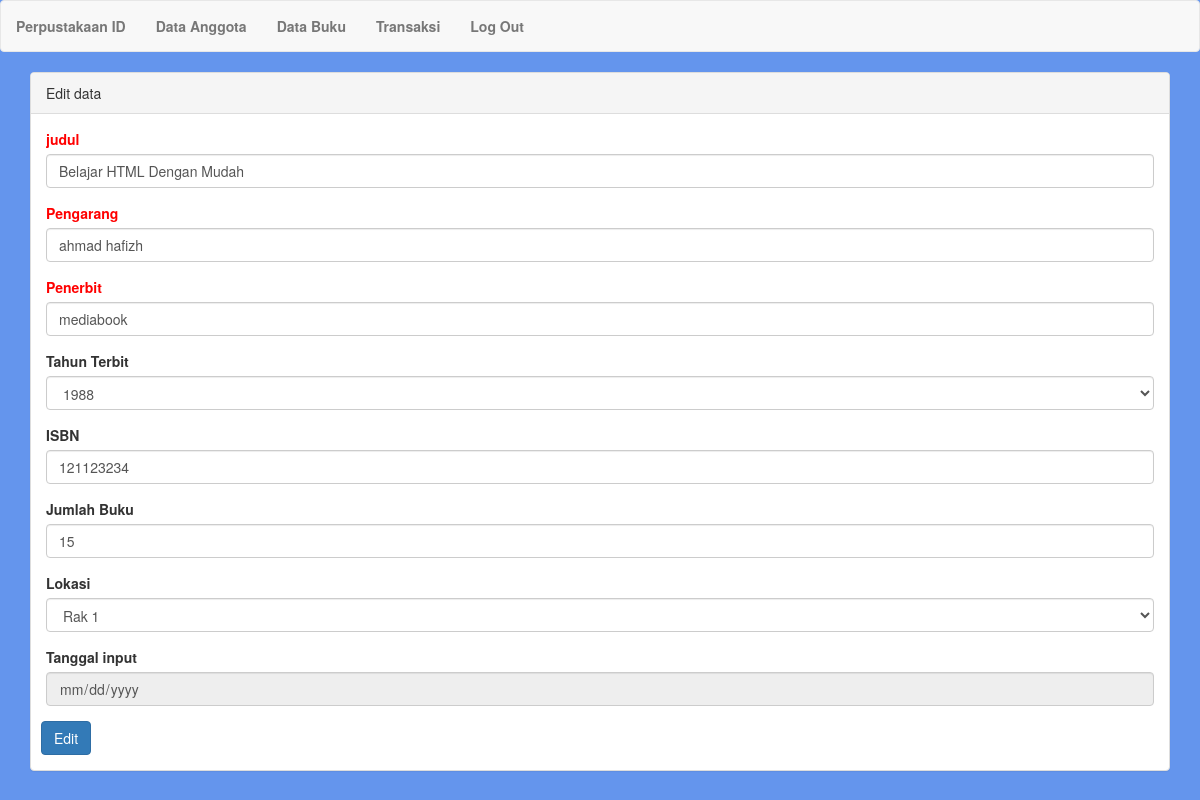
Screenshot of /PP2/buku/edit_buku/4 with the database file from the repository.
### tables this page shows
CREATE TABLE `tb_buku` (
  `id` int(9) NOT NULL,
  `judul` varchar(200) NOT NULL,
  `pengarang` varchar(100) NOT NULL,
  `penerbit` varchar(150) NOT NULL,
  `tahun_terbit` varchar(4) NOT NULL,
  `isbn` varchar(25) NOT NULL,
  `jumlah_buku` int(3) NOT NULL,
  `lokasi` enum('Rak_1','Rak_2','Rak_3','') NOT NULL,
  `tanggal_input` datetime NOT NULL
);

### PP2/application/controllers/Buku.php (called while the page is built, shortened)
<?php
class Buku extends CI_Controller
{
	public function edit_buku($id)
		{
			$data['id']=$this->db->get_where('tb_buku',['id'=>$id])->row();
			$data['nip'] = "nip";
			$data['content']='edit_buku';
			$this->load->view('dashboard_view',$data);
		}
}
?>

### PP2/index.php (called while the page is built, shortened)
<?php
require_once BASEPATH.'core/CodeIgniter.php';

### PP2/application/views/edit_buku.php (the view, shortened to what this page needs)
<div class="panel panel-default">
<div <a href="<?php echo base_url('buku/edit_buku'); ?>" class="panel-heading">
	Edit data
</div>
<div class="panel-body">
    <div class="row">
        <div class="col-md-12">
            <form method="POST" action="<?php echo base_url('buku/update'); ?>">
                <div style="color: red" class="form-group">
                    <label>judul</label>
                    <input class="form-control" name="judul" value="<?=$id->judul;?>" />
                </div>
                <div style="color: red" class="form-group">
                    <label>Pengarang</label>
                    <input class="form-control" name="pengarang" value="<?=$id->pengarang;?>" />
                </div>
                <div style="color: red" class="form-group">
                    <label>Penerbit</label>
                    <input class="form-control" name="penerbit" value="<?=$id->penerbit;?>" />
                </div>
                <div class="form-group">
               <label>Tahun Terbit</label>
               <select class="form-control" name="tahun_terbit" value="<?=$id->tahun_terbit;?>">
                 <?php
                     $tahun = date("Y");
                      for ($i=$tahun-30; $i <= $tahun; $i++) {
                                                        echo '
                        <option value="'.$i.'">'.$i.'</option>
                          ';
                        }
                    ?>
               </select>
            </div>
                 <div class="form-group">
                <label for="">ISBN</label>
                <input class="form-control" type="text" name="isbn" value="<?=$id->isbn;?>"/>
            </div>
            <div class="form-group">
                <label for="">Jumlah Buku</label>
                <input class="form-control" type="text" name="jumlah_buku" value="<?=$id->jumlah_buku;?>"/>
            </div>
            <div class="form-group">
                <label>Lokasi</label>
                <select class="form-control" name="lokasi" value="<?=$id->lokasi;?>">
                    <option value="Rak_1">Rak 1</option>
                </select>
            </div>
            <div class="form-group">
                <label>Tanggal input</label>
                <input class="form-control" type="date" name="tanggal_input" value="<?=$id->tanggal_input;?>" readonly/>
            </div>
        </div>
                <div>
                    <input type="submit" name="simpan" value="Edit" class="btn btn-primary" style="margin-left: 10px;">
                </div>
    </div>
</div>
</div>
</div>

### PP2/application/views/dashboard_view.php (style rules this page uses)
body { background: #6495ED; }

### rows the page displays
tb_buku: judul "Belajar HTML Dengan Mudah", pengarang "ahmad hafizh", penerbit "mediabook", tahun_terbit "1988", isbn "121123234", jumlah_buku "15", lokasi "Rak 1"
